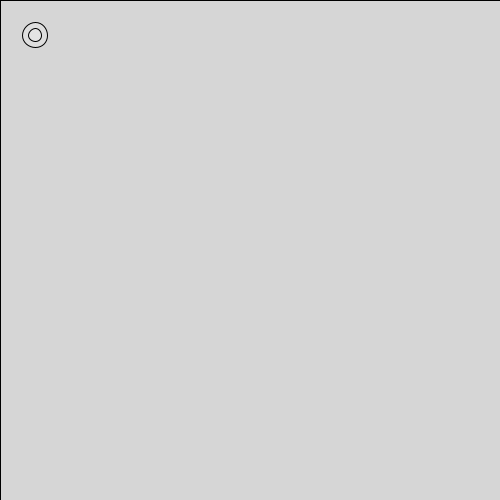
Frame 1 (no input)
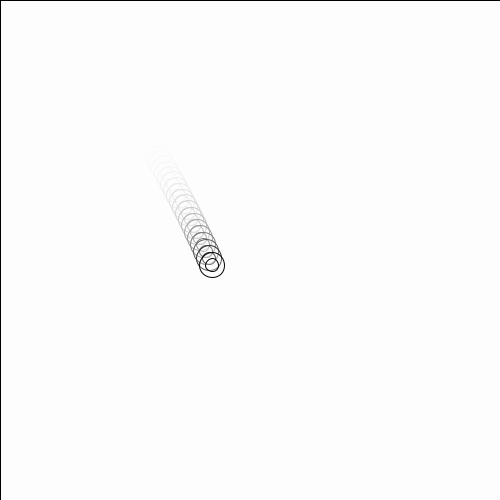
Frame 60 (the mouse pressed at the canvas centre just before this capture)
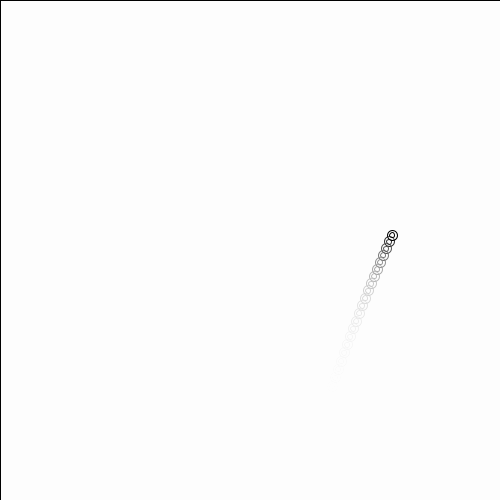
Frame 120 (the mouse held since frame 60 and released just before this capture)

The Processing sketch that drew these frames (run headless with seeded random() and noise(); from frame 60 on, the mouse is pressed at the canvas centre):

// Processing sketch: processing_120813
// ── processing_120813.pde

float x=35;//posición
float y=35;
float vx=3;//velocidad
float vy=1;
float diametre=25;
float incremento=15;

// setup inicial
void setup()
{
size(500,500);
}

// ocurre en cada frame
void draw()
{
fill(255, 50);//rellenar de blanco (255) con transparencia (10) el rectangulo
rect(0,0,width, height);//dibujamos un rectángulo para tener control sobre el con "fill"
DibuixaElipse();
ControlVariables();
}

// según la variable, dibuja una ellipse
void DibuixaElipse()
{
ellipse(x,y, diametre,diametre);
ellipse(x,y, diametre/2,diametre/2);
}

// variables de control
void ControlVariables()
{

  if (!keyPressed) // !significa si NO hay una tecla presionada, con esta norma si presionamos una tecla paramos la animación

{
  x=x+vx;
  y=y+vy;
  vy=vy+0.1; //determina la aceleración en Y, cada vez mayor.
  //vx=vx+0.2;
  
      //si la posición en X es mayor que la mitad del diámetro de la ellipse, entonces vx*(-1) = movimiento negativo
      //determina el final de X por la derecha o izquierda y rebota
   
    if ((x>width-diametre/2) || (x<diametre/2)) //los símbolos || significa "o"
      {
       vx=vx*(-1);
       if (diametre>20)//si el diametro es mayor que 20, definido en 25, réstale el incremento (+15)
       {
         diametre=diametre-incremento;
       }
       else
       if (diametre<21)
       {
         diametre=diametre+incremento;
       } 
      }
      //si la posición en Y es menor que la mitad del diámetro de la ellipse, entonces vy*(-1) = movimiento negativo 
      //determina el final de Y por arriba o abajo y rebota    
 
    if ((y>height-diametre/2) || (y<diametre/2)) //los símbolos || significa "o"
      {
       vy=vy*(-1);
       if (diametre>20)//si el diametro es mayor que 20, definido en 25, restale el incremento (+15)
       {
         diametre=diametre-incremento;
       }
       else
        if (diametre<21)
       {
         diametre=diametre+incremento;
       }
      }
  }
}
